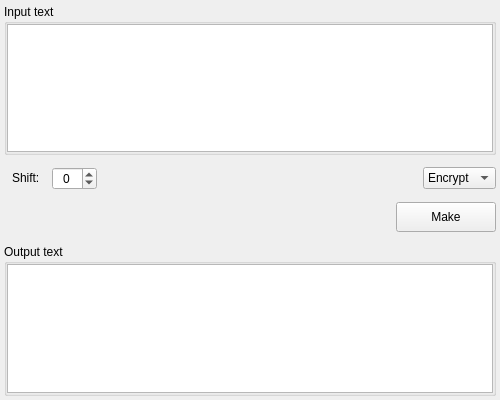
<?xml version="1.0" encoding="UTF-8"?>
<ui version="4.0">
 <class>caesar</class>
 <widget class="QWidget" name="caesar">
  <property name="geometry">
   <rect>
    <x>0</x>
    <y>0</y>
    <width>500</width>
    <height>400</height>
   </rect>
  </property>
  <property name="windowTitle">
   <string>Form</string>
  </property>
  <layout class="QVBoxLayout" name="verticalLayout">
   <property name="spacing">
    <number>12</number>
   </property>
   <property name="leftMargin">
    <number>4</number>
   </property>
   <property name="topMargin">
    <number>4</number>
   </property>
   <property name="rightMargin">
    <number>4</number>
   </property>
   <property name="bottomMargin">
    <number>4</number>
   </property>
   <item>
    <widget class="QGroupBox" name="group_box_input">
     <property name="title">
      <string>Input text</string>
     </property>
     <layout class="QVBoxLayout" name="verticalLayout_15">
      <property name="spacing">
       <number>0</number>
      </property>
      <property name="leftMargin">
       <number>0</number>
      </property>
      <property name="topMargin">
       <number>0</number>
      </property>
      <property name="rightMargin">
       <number>0</number>
      </property>
      <property name="bottomMargin">
       <number>0</number>
      </property>
      <item>
       <widget class="QTextEdit" name="text_edit_input"/>
      </item>
     </layout>
    </widget>
   </item>
   <item>
    <layout class="QHBoxLayout" name="horizontal_layout_1">
     <property name="spacing">
      <number>12</number>
     </property>
     <property name="leftMargin">
      <number>8</number>
     </property>
     <property name="topMargin">
      <number>0</number>
     </property>
     <item>
      <widget class="QLabel" name="label_shift">
       <property name="sizePolicy">
        <sizepolicy hsizetype="Minimum" vsizetype="Fixed">
         <horstretch>0</horstretch>
         <verstretch>0</verstretch>
        </sizepolicy>
       </property>
       <property name="text">
        <string>Shift:</string>
       </property>
      </widget>
     </item>
     <item>
      <widget class="QSpinBox" name="spin_box_shift">
       <property name="alignment">
        <set>Qt::AlignCenter</set>
       </property>
       <property name="buttonSymbols">
        <enum>QAbstractSpinBox::UpDownArrows</enum>
       </property>
       <property name="minimum">
        <number>-50</number>
       </property>
       <property name="maximum">
        <number>50</number>
       </property>
      </widget>
     </item>
     <item>
      <spacer name="horizontal_spacer_1">
       <property name="orientation">
        <enum>Qt::Horizontal</enum>
       </property>
       <property name="sizeHint" stdset="0">
        <size>
         <width>40</width>
         <height>20</height>
        </size>
       </property>
      </spacer>
     </item>
     <item>
      <widget class="QComboBox" name="combo_box_mode">
       <property name="sizePolicy">
        <sizepolicy hsizetype="Fixed" vsizetype="Fixed">
         <horstretch>0</horstretch>
         <verstretch>0</verstretch>
        </sizepolicy>
       </property>
       <item>
        <property name="text">
         <string>Encrypt</string>
        </property>
       </item>
       <item>
        <property name="text">
         <string>Decrypt</string>
        </property>
       </item>
      </widget>
     </item>
    </layout>
   </item>
   <item>
    <layout class="QHBoxLayout" name="horizontal_layout_2">
     <property name="spacing">
      <number>0</number>
     </property>
     <item>
      <spacer name="horizontal_spacer_2">
       <property name="orientation">
        <enum>Qt::Horizontal</enum>
       </property>
       <property name="sizeHint" stdset="0">
        <size>
         <width>40</width>
         <height>20</height>
        </size>
       </property>
      </spacer>
     </item>
     <item>
      <widget class="QPushButton" name="button_make">
       <property name="sizePolicy">
        <sizepolicy hsizetype="Fixed" vsizetype="Fixed">
         <horstretch>0</horstretch>
         <verstretch>0</verstretch>
        </sizepolicy>
       </property>
       <property name="minimumSize">
        <size>
         <width>100</width>
         <height>30</height>
        </size>
       </property>
       <property name="text">
        <string>Make</string>
       </property>
      </widget>
     </item>
    </layout>
   </item>
   <item>
    <widget class="QGroupBox" name="group_box_output">
     <property name="title">
      <string>Output text</string>
     </property>
     <layout class="QVBoxLayout" name="verticalLayout_14">
      <property name="spacing">
       <number>0</number>
      </property>
      <property name="leftMargin">
       <number>0</number>
      </property>
      <property name="topMargin">
       <number>0</number>
      </property>
      <property name="rightMargin">
       <number>0</number>
      </property>
      <property name="bottomMargin">
       <number>0</number>
      </property>
      <item>
       <widget class="QTextEdit" name="text_edit_output">
        <property name="readOnly">
         <bool>true</bool>
        </property>
       </widget>
      </item>
     </layout>
    </widget>
   </item>
  </layout>
 </widget>
 <resources/>
 <connections/>
</ui>
